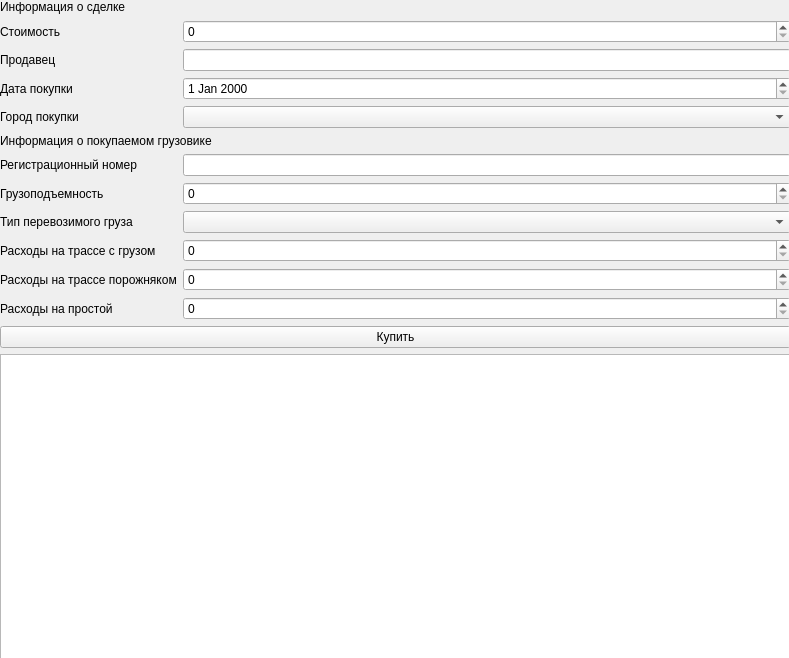
<?xml version="1.0" encoding="UTF-8"?>
<ui version="4.0">
 <class>BuyTruckWindow</class>
 <widget class="QWidget" name="BuyTruckWindow">
  <property name="geometry">
   <rect>
    <x>0</x>
    <y>0</y>
    <width>789</width>
    <height>658</height>
   </rect>
  </property>
  <property name="windowTitle">
   <string>Form</string>
  </property>
  <widget class="QWidget" name="gridLayoutWidget">
   <property name="geometry">
    <rect>
     <x>0</x>
     <y>0</y>
     <width>791</width>
     <height>661</height>
    </rect>
   </property>
   <layout class="QGridLayout" name="gridLayout">
    <item row="13" column="0">
     <widget class="QLabel" name="DowntimeCostsLabel">
      <property name="text">
       <string>Расходы на простой</string>
      </property>
     </widget>
    </item>
    <item row="10" column="1">
     <widget class="QComboBox" name="CargoTypeComboBox"/>
    </item>
    <item row="0" column="0" colspan="2">
     <widget class="QLabel" name="PurchaseInfoLabel">
      <property name="text">
       <string>Информация о сделке</string>
      </property>
     </widget>
    </item>
    <item row="1" column="1">
     <widget class="QSpinBox" name="PriceSpinBox">
      <property name="maximum">
       <number>1000000</number>
      </property>
     </widget>
    </item>
    <item row="8" column="0">
     <widget class="QLabel" name="label">
      <property name="text">
       <string>Регистрационный номер</string>
      </property>
     </widget>
    </item>
    <item row="11" column="0">
     <widget class="QLabel" name="RouteCostsLabel">
      <property name="text">
       <string>Расходы на трассе с грузом</string>
      </property>
     </widget>
    </item>
    <item row="8" column="1">
     <widget class="QLineEdit" name="RegisterNumberEdit">
      <property name="maxLength">
       <number>6</number>
      </property>
     </widget>
    </item>
    <item row="10" column="0">
     <widget class="QLabel" name="CargoTypeLabel">
      <property name="text">
       <string>Тип перевозимого груза</string>
      </property>
     </widget>
    </item>
    <item row="12" column="1">
     <widget class="QSpinBox" name="EmptyCostsSpinBox">
      <property name="maximum">
       <number>100000</number>
      </property>
     </widget>
    </item>
    <item row="5" column="1">
     <widget class="QComboBox" name="CityComboBox"/>
    </item>
    <item row="5" column="0">
     <widget class="QLabel" name="CityLabel">
      <property name="text">
       <string>Город покупки</string>
      </property>
     </widget>
    </item>
    <item row="3" column="0">
     <widget class="QLabel" name="SellerLabel">
      <property name="text">
       <string>Продавец</string>
      </property>
     </widget>
    </item>
    <item row="12" column="0">
     <widget class="QLabel" name="EmptyCostsLabel">
      <property name="text">
       <string>Расходы на трассе порожняком</string>
      </property>
     </widget>
    </item>
    <item row="11" column="1">
     <widget class="QSpinBox" name="RouteCostsSpinBox">
      <property name="maximum">
       <number>100000</number>
      </property>
     </widget>
    </item>
    <item row="1" column="0">
     <widget class="QLabel" name="PriceLabel">
      <property name="text">
       <string>Стоимость</string>
      </property>
     </widget>
    </item>
    <item row="13" column="1">
     <widget class="QSpinBox" name="DowntimeCostsSpinBox">
      <property name="maximum">
       <number>100000</number>
      </property>
     </widget>
    </item>
    <item row="3" column="1">
     <widget class="QLineEdit" name="SellerEdit">
      <property name="text">
       <string/>
      </property>
     </widget>
    </item>
    <item row="9" column="0">
     <widget class="QLabel" name="CapacityLabel">
      <property name="text">
       <string>Грузоподъемность</string>
      </property>
     </widget>
    </item>
    <item row="4" column="1">
     <widget class="QDateEdit" name="PurchaseDateEdit"/>
    </item>
    <item row="14" column="0" colspan="2">
     <widget class="QPushButton" name="PurchaseButton">
      <property name="text">
       <string>Купить</string>
      </property>
     </widget>
    </item>
    <item row="9" column="1">
     <widget class="QSpinBox" name="CapacitySpinBox">
      <property name="maximum">
       <number>100000</number>
      </property>
     </widget>
    </item>
    <item row="4" column="0">
     <widget class="QLabel" name="PurchaseDateLabel">
      <property name="text">
       <string>Дата покупки</string>
      </property>
     </widget>
    </item>
    <item row="6" column="0" colspan="2">
     <widget class="QLabel" name="TruckInfoLabel">
      <property name="text">
       <string>Информация о покупаемом грузовике</string>
      </property>
     </widget>
    </item>
    <item row="15" column="0" colspan="2">
     <widget class="QTableView" name="table"/>
    </item>
   </layout>
  </widget>
 </widget>
 <resources/>
 <connections/>
</ui>
